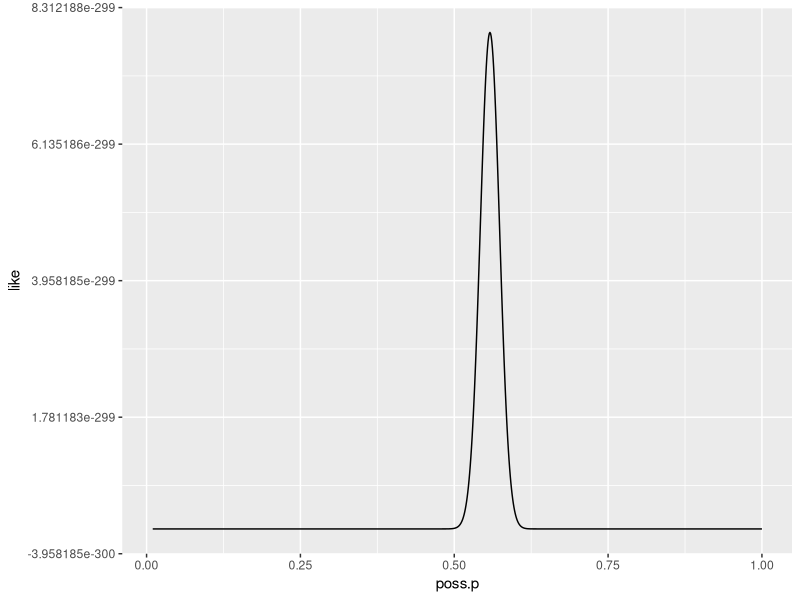
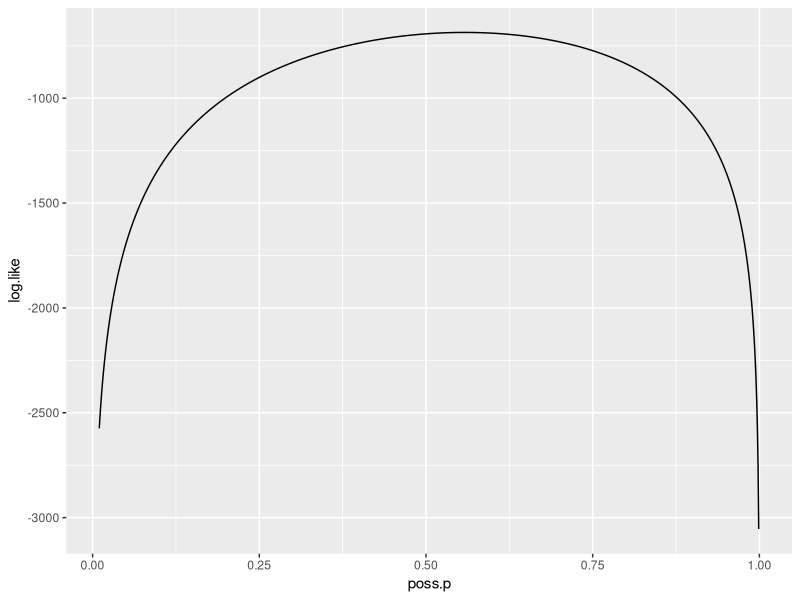

R code for these plots, in order:
set.seed(3122015)
# x is vector of data
# p is parameter p-bar
p <- 0.59
x <- rbinom(n = 1000, size = 1, prob = p)
likelihood <- function(p, x){
  prod(p^x * (1 - p)^(1 - x))
}

log.likelihood <- function(p, x){
  sum(x*log(p) + (1 - x)*log(1 - p))
}

poss.p <- seq(from = 0.01, to = 1, by = 0.001)
like <- sapply(poss.p, likelihood, x = x)
log.like <- sapply(poss.p, log.likelihood, x = x)

mydata <- data.frame(poss.p, like, log.like)
library(ggplot2)
ggplot(data = mydata, aes(x=poss.p, y=like)) + geom_line()
ggplot(data = mydata, aes(x=poss.p, y=log.like)) + geom_line()

optimize(f = log.likelihood, interval = c(0, 1), maximum = TRUE, x = x)

# For multivariate optimization
# optim(), or find a nice non-linear optimization package for R.
# Best is KNITRO - no official R package (one amateur R package)
# Talk to Ernesto Guerra if you care to do this junk

# I use Gurobi - for MILP - not usually useful for MLE